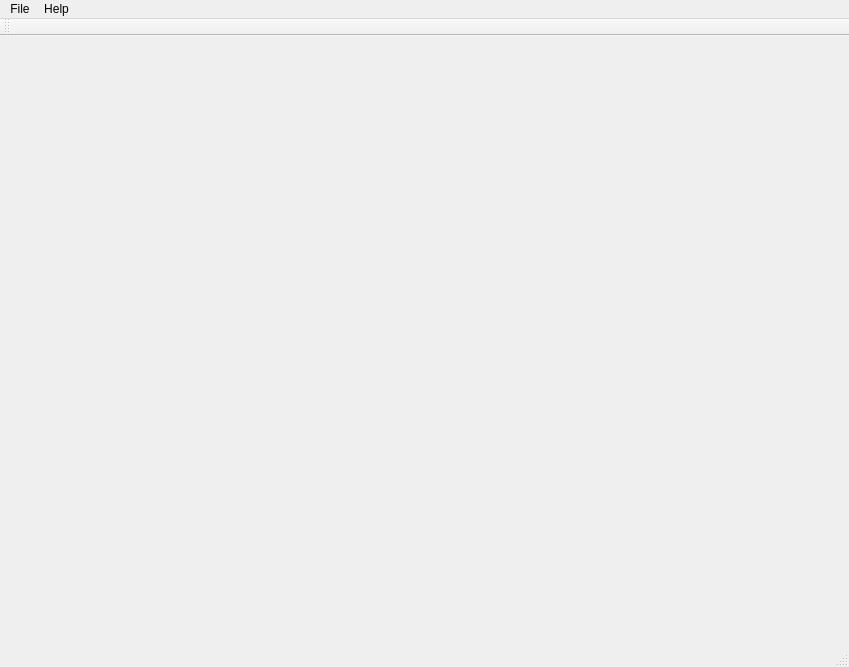
<?xml version="1.0" encoding="UTF-8"?>
<ui version="4.0">
 <class>MainWindow</class>
 <widget class="QMainWindow" name="MainWindow">
  <property name="geometry">
   <rect>
    <x>0</x>
    <y>0</y>
    <width>849</width>
    <height>667</height>
   </rect>
  </property>
  <property name="windowTitle">
   <string>MainWindow</string>
  </property>
  <widget class="QWidget" name="centralWidget">
   <property name="sizePolicy">
    <sizepolicy hsizetype="Expanding" vsizetype="Expanding">
     <horstretch>0</horstretch>
     <verstretch>0</verstretch>
    </sizepolicy>
   </property>
   <layout class="QGridLayout" name="gridLayout_2">
    <item row="0" column="0">
     <widget class="OSGWidget" name="osgGraphicWidget" native="true">
      <property name="sizePolicy">
       <sizepolicy hsizetype="Preferred" vsizetype="Preferred">
        <horstretch>0</horstretch>
        <verstretch>0</verstretch>
       </sizepolicy>
      </property>
      <layout class="QGridLayout" name="gridLayout"/>
     </widget>
    </item>
   </layout>
  </widget>
  <widget class="QMenuBar" name="menuBar">
   <property name="geometry">
    <rect>
     <x>0</x>
     <y>0</y>
     <width>849</width>
     <height>20</height>
    </rect>
   </property>
   <widget class="QMenu" name="menuFile">
    <property name="title">
     <string>File</string>
    </property>
    <addaction name="actionStart_New_Game"/>
    <addaction name="actionPause_Game"/>
    <addaction name="actionStop_Game"/>
   </widget>
   <widget class="QMenu" name="menuHelp">
    <property name="title">
     <string>Help</string>
    </property>
   </widget>
   <addaction name="menuFile"/>
   <addaction name="menuHelp"/>
  </widget>
  <widget class="QToolBar" name="mainToolBar">
   <attribute name="toolBarArea">
    <enum>TopToolBarArea</enum>
   </attribute>
   <attribute name="toolBarBreak">
    <bool>false</bool>
   </attribute>
  </widget>
  <widget class="QStatusBar" name="statusBar"/>
  <action name="actionStart_New_Game">
   <property name="text">
    <string>Start New Game</string>
   </property>
  </action>
  <action name="actionPause_Game">
   <property name="text">
    <string>Pause Game</string>
   </property>
  </action>
  <action name="actionStop_Game">
   <property name="text">
    <string>Stop Game</string>
   </property>
  </action>
 </widget>
 <layoutdefault spacing="6" margin="11"/>
 <customwidgets>
  <customwidget>
   <class>OSGWidget</class>
   <extends>QWidget</extends>
   <header location="global">osgwidget.h</header>
   <container>1</container>
  </customwidget>
 </customwidgets>
 <resources/>
 <connections/>
</ui>
